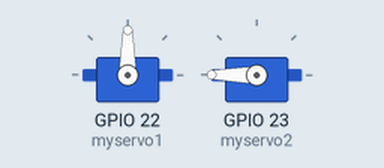
This sketch was run on a simulated ESP32. On the bench: 2 × servo.

Above: at 0.05 s.
At 2.0 s:
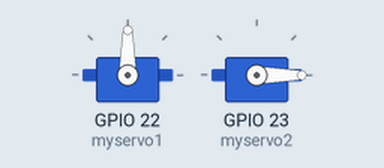
At 3.0 s:
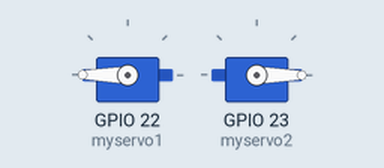
At 4.0 s:
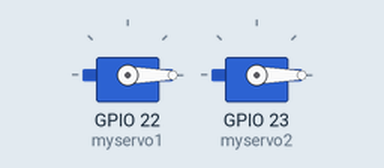
Timing chart, 0 to 5.2 s (numbered marks = the images above):
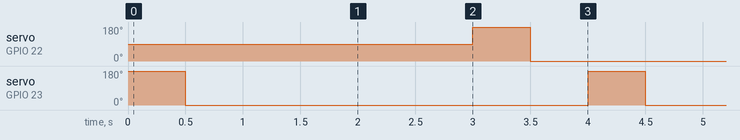

The sketch:

Sucker_Test.ino
```cpp
#include <ESP32Servo.h>

Servo myservo1;
Servo myservo2;

void setup() {
  // Allow allocation of all timers
  ESP32PWM::allocateTimer(0);
  ESP32PWM::allocateTimer(1);
  ESP32PWM::allocateTimer(2);
  ESP32PWM::allocateTimer(3);
  myservo1.setPeriodHertz(50);  // standard 50 hz servo
  myservo2.setPeriodHertz(50);
  myservo1.attach(22, 1000, 2000);  // attaches the servo on pin 18 to the servo object
  myservo2.attach(23, 1000, 2000);
}

void loop() {

  myservo2.write(180);  // tell servo to go to position in variable 'pos'
  delay(500);

  myservo2.write(0);  // tell servo to go to position in variable 'pos'
  delay(2500);

  myservo1.write(180);  // tell servo to go to position in variable 'pos'
  delay(500);

  myservo1.write(0);  // tell servo to go to position in variable 'pos'
  delay(500);


}
```

Measured:
- by itself, servo on GPIO 22 (myservo1), servo on GPIO 23 (myservo2): alternates 180° for 0.50 s and 0° for 3.5 s
